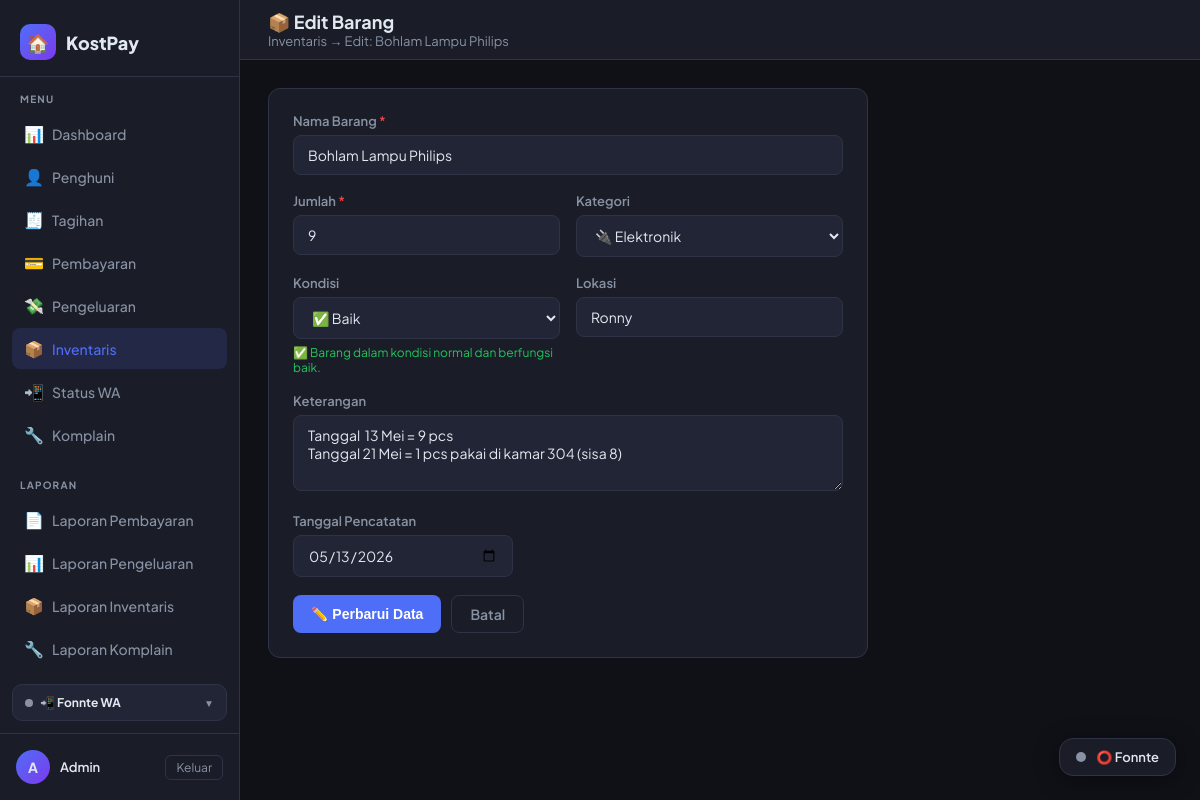
Screenshot of /inventaris/edit/2 (signed in) with the database file from the repository.
### tables this page shows
CREATE TABLE inventaris (
            id          INTEGER PRIMARY KEY AUTOINCREMENT,
            nama_barang TEXT    NOT NULL,
            jumlah      INTEGER NOT NULL DEFAULT 1,
            kategori    TEXT    NOT NULL DEFAULT 'lainnya',
            kondisi     TEXT    NOT NULL DEFAULT 'baik',
            lokasi      TEXT,
            keterangan  TEXT,
            tanggal     TEXT    NOT NULL DEFAULT (date('now','localtime')),
            created_at  TEXT    DEFAULT (datetime('now','localtime'))
        );

### routes/inventaris_routes.py (the view, shortened to what this page needs)
@inventaris_bp.route('/edit/<int:iid>', methods=['GET', 'POST'])
@login_required
def edit(iid):
    _init_table()
    conn = get_db()
    row  = conn.execute("SELECT * FROM inventaris WHERE id=?", (iid,)).fetchone()
    conn.close()
    if not row:
        flash('Data tidak ditemukan.', 'danger')
        return redirect(url_for('inventaris.index'))
    return render_template('inventaris/form.html',
        mode='edit', data=dict(row),
        kategori=KATEGORI, kondisi=KONDISI,
        today=date.today().isoformat())

### models/database.py (called while the page is built)
def get_db():
    conn = sqlite3.connect(DATABASE)
    conn.row_factory = sqlite3.Row  # akses kolom via nama
    return conn

### routes/inventaris_routes.py (called while the page is built)
def _init_table():
    conn = get_db()
    conn.execute("""
        CREATE TABLE IF NOT EXISTS inventaris (
            id          INTEGER PRIMARY KEY AUTOINCREMENT,
            nama_barang TEXT    NOT NULL,
            jumlah      INTEGER NOT NULL DEFAULT 1,
            kategori    TEXT    NOT NULL DEFAULT 'lainnya',
            kondisi     TEXT    NOT NULL DEFAULT 'baik',
            lokasi      TEXT,
            keterangan  TEXT,
            tanggal     TEXT    NOT NULL DEFAULT (date('now','localtime')),
            created_at  TEXT    DEFAULT (datetime('now','localtime'))
        )
    """)
    conn.commit()
    conn.close()

### utils/activity_logger.py (called while the page is built, shortened)
def log_activity(app):
    @app.before_request
    def _track():
        admin_id = session.get("admin_id")
        username = session.get("admin_username")
        if not admin_id or not username:
            return

### utils/auth.py (called while the page is built)
def login_required(f):
    @wraps(f)
    def decorated(*args, **kwargs):
        if 'admin_id' not in session:
            flash('Silakan login terlebih dahulu.', 'warning')
            return redirect(url_for('auth.login'))
        return f(*args, **kwargs)
    return decorated

### utils/context_processors.py (called while the page is built)
def register_context_processors(app):
    @app.context_processor
    def inject_komplain_badge():
        if not session.get('admin_id'):
            return {}
        try:
            from models.database import get_db
            row = get_db().execute(
                "SELECT COUNT(*) c FROM komplain WHERE status='baru'"
            ).fetchone()
            return {'komplain_baru_count': row['c'] if row and row['c'] else 0}
        except Exception:
            return {'komplain_baru_count': 0}

### templates/inventaris/form.html (shortened to what this page needs)
{% extends 'base.html' %}
{% block page_title %}📦 {{ 'Tambah' if mode == 'tambah' else 'Edit' }} Barang{% endblock %}
{% block breadcrumb %}
  <a href="{{ url_for('inventaris.index') }}" style="color:var(--muted); text-decoration:none;">Inventaris</a>
  → {{ 'Tambah Baru' if mode == 'tambah' else 'Edit: ' ~ (data.nama_barang or '') }}
{% endblock %}
{% block content %}
<div style="max-width: 600px;">
  <div class="card">
    <form method="POST">
      <div class="form-group">
        <label class="form-label">Nama Barang <span style="color:var(--red);">*</span></label>
        <input type="text" name="nama_barang"
               value="{{ data.nama_barang or '' }}"
               placeholder="cth: Kipas angin, Kasur single, Kunci kamar…"
               required autofocus>
      </div>
      <div style="display:grid; grid-template-columns:1fr 1fr; gap:16px;">
        <div class="form-group">
          <label class="form-label">Jumlah <span style="color:var(--red);">*</span></label>
          <input type="number" name="jumlah" min="1"
                 value="{{ data.jumlah or 1 }}"
                 placeholder="1" required>
        </div>
        <div class="form-group">
          <label class="form-label">Kategori</label>
          <select name="kategori">
            {% for k, label in kategori %}
              <option value="{{ k }}"
                {% if (data.kategori or 'lainnya') == k %}selected{% endif %}>
                {{ label }}
              </option>
            {% endfor %}
          </select>
        </div>
      </div>
      <div style="display:grid; grid-template-columns:1fr 1fr; gap:16px;">
        <div class="form-group">
          <label class="form-label">Kondisi</label>
          <select name="kondisi" id="sel-kondisi">
            {% for k, label in kondisi %}
              <option value="{{ k }}"
                {% if (data.kondisi or 'baik') == k %}selected{% endif %}>
                {{ label }}
              </option>
            {% endfor %}
          </select>
          <div id="kondisi-hint" style="margin-top:6px; font-size:12px;"></div>
        </div>
        <div class="form-group">
          <label class="form-label">Lokasi</label>
          <input type="text" name="lokasi"
                 value="{{ data.lokasi or '' }}"
                 placeholder="cth: Kamar 3, Dapur umum…">
        </div>
      </div>
      <div class="form-group">
        <label class="form-label">Keterangan</label>
        <textarea name="keterangan" rows="3"
                  placeholder="Catatan tambahan, nomor seri, merk, kondisi detail…"
                  style="width:100%; background:var(--surface2); border:1px solid var(--border);
                         border-radius:8px; padding:10px 14px; color:var(--text);
                         font-family:var(--font); font-size:14px; resize:vertical; outline:none;">{{ data.keterangan or '' }}</textarea>
      </div>
      <div class="form-group" style="max-width:220px;">
        <label class="form-label">Tanggal Pencatatan</label>
        <input type="date" name="tanggal"
               value="{{ data.tanggal or today }}">
      </div>
      <div style="display:flex; gap:10px; margin-top:8px;">
        <button type="submit" class="btn btn-primary">
          {{ '💾 Simpan Barang' if mode == 'tambah' else '✏️ Perbarui Data' }}
        </button>
        <a href="{{ url_for('inventaris.index') }}" class="btn btn-outline">Batal</a>
      </div>
    </form>
  </div>
</div>
{% endblock %}

### templates/base.html (style rules this page uses)
:root { --bg: #0f1117; --surface: #1a1d27; --surface2: #222535; --border: #2e3347; --accent: #4f6ef7; --accent2: #7c3aed; --green: #22c55e; --yellow: #eab308; --red: #ef4444; --text: #e2e8f0; --muted: #8892a4; --font: 'Plus Jakarta Sans', sans-serif; --mono: 'JetBrains Mono', monospace; --radius: 12px; --sidebar-w: 240px; }
* { box-sizing: border-box; margin: 0; padding: 0; }
body { font-family: var(--font); background: var(--bg); color: var(--text); min-height: 100vh; display: flex; }
.card { background: var(--surface); border: 1px solid var(--border); border-radius: var(--radius); padding: 24px; }
.btn { display: inline-flex; align-items: center; gap: 6px; padding: 9px 18px; border-radius: 8px; font-size: 14px; font-weight: 600; cursor: pointer; border: none; text-decoration: none; transition: all .15s; }
.btn-primary { background: var(--accent); color: #fff; }
.btn-outline { background: none; border: 1px solid var(--border); color: var(--muted); }
.form-group { margin-bottom: 18px; }
label { display: block; font-size: 13px; font-weight: 600; margin-bottom: 6px; color: var(--muted); }
input, select, textarea { width: 100%; background: var(--surface2); border: 1px solid var(--border); border-radius: 8px; padding: 10px 14px; color: var(--text); font-family: var(--font); font-size: 14px; outline: none; transition: border-color .15s; }
select option { background: var(--surface2); }

### templates/inventaris/form.html (style rules this page uses)
.form-group { margin-bottom: 18px; }
.form-label { display: block; font-size: 13px; font-weight: 600; color: var(--muted); margin-bottom: 6px; }
input[type=text], input[type=number], input[type=date], select, textarea { width: 100%; background: var(--surface2); border: 1px solid var(--border); border-radius: 8px; padding: 10px 14px; color: var(--text); font-family: var(--font); font-size: 14px; outline: none; transition: border-color .15s; }

### rows the page displays
inventaris: nama_barang "Edit: Bohlam Lampu Philips", nama_barang "Bohlam Lampu Philips", jumlah "9", kategori "🔌 Elektronik", kondisi "✅ Baik", lokasi "Ronny", keterangan "Tanggal 13 Mei = 9 pcs Tanggal 21 Mei = 1 pcs pakai di kamar 304 (sisa 8)", tanggal "05/13/2026"

### other values shown
{{ (session.admin_nama or 'A')[0] }} "A"
{{ session.admin_nama or 'Admin' }} "Admin"
{{ 'Tambah' if mode == 'tambah' else 'Edit' }} "Edit"
{{ '💾 Simpan Barang' if mode == 'tambah' else '✏️ Perbarui Data' }} "✏️ Perbarui Data"
